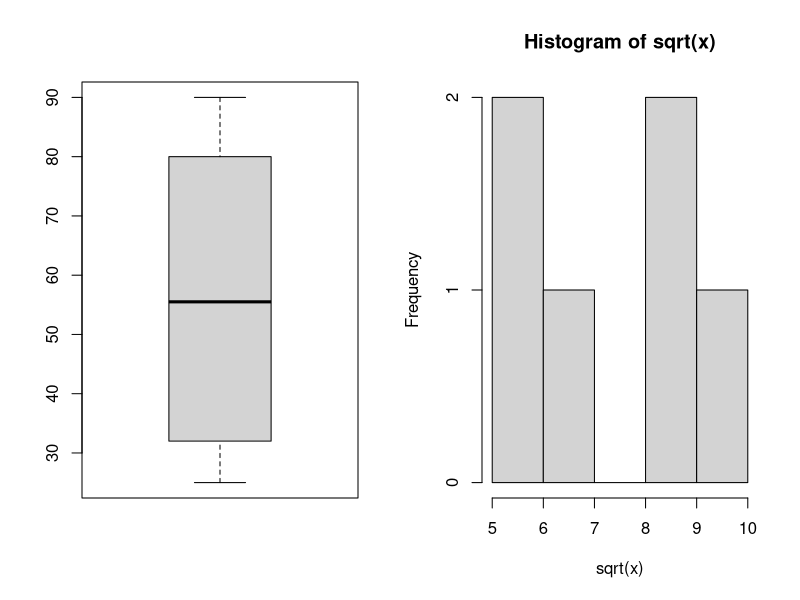
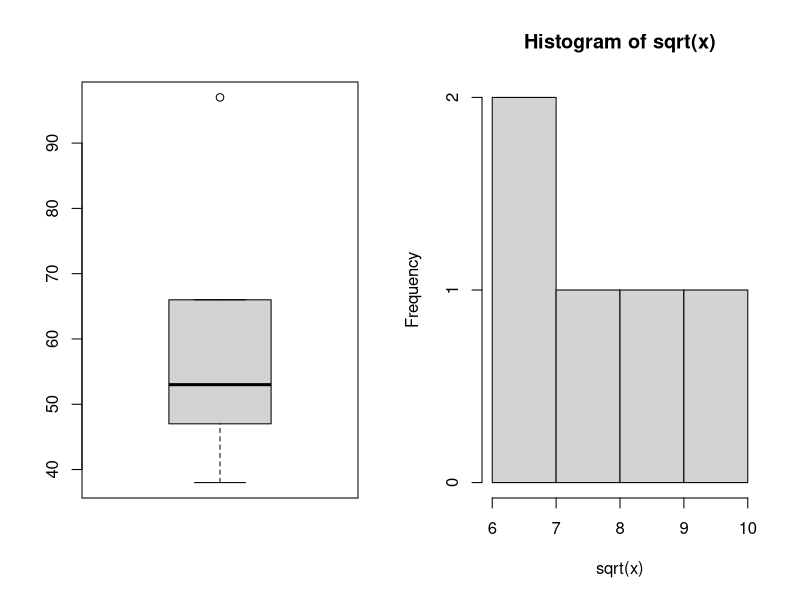
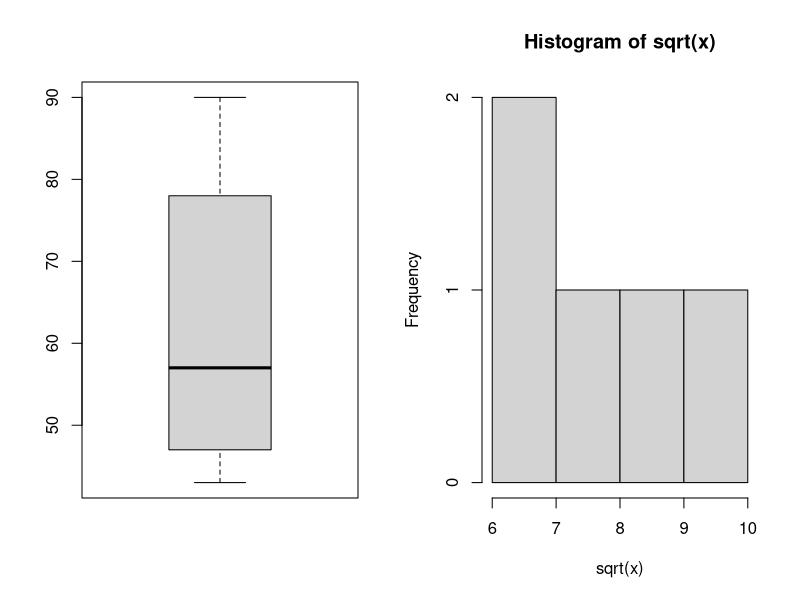
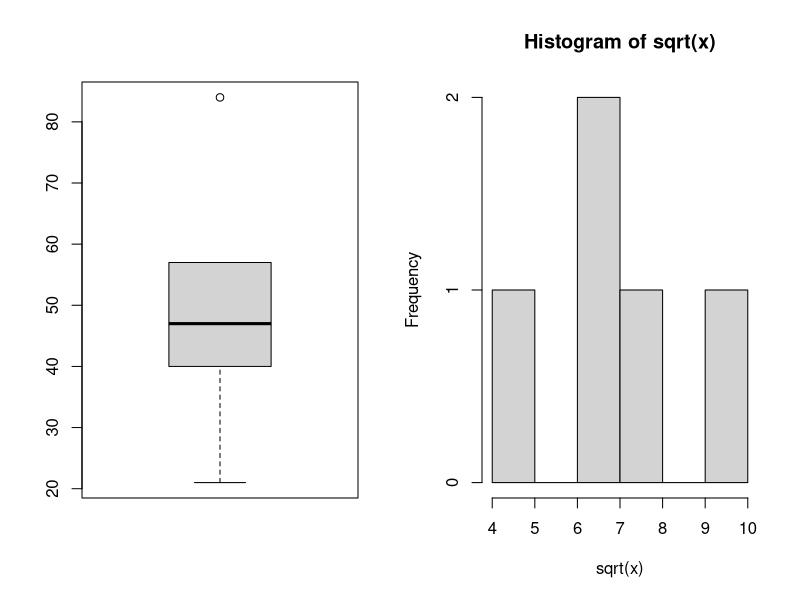

Reproduce these figures in R, in order.
# File:     Solution-W6-William.Berry.R
# Custom R Functions

# PART 1: Convert From Fahrenheit to Celsius################
tempCelsius<-function(x) 
{C=5*(x-32)/9 
return(C)
} 

# Convert 0 F to C
current_datetime <- format(Sys.time(), "%Y-%m-%d %H:%M:%S")
print(current_datetime)
tempCelsius(0)

# Convert 32 F to C
current_datetime <- format(Sys.time(), "%Y-%m-%d %H:%M:%S")
print(current_datetime)
tempCelsius(32)

# Convert 120 F to C
current_datetime <- format(Sys.time(), "%Y-%m-%d %H:%M:%S")
print(current_datetime)
tempCelsius(120)

# Convert 220 F to C
current_datetime <- format(Sys.time(), "%Y-%m-%d %H:%M:%S")
print(current_datetime)
tempCelsius(220)


# PART 2: Return the Sum of 2 Squares#######################

sumSquares<-function(x,y)
{z=(x^2)+(y^2) 
return(z)
}

# Return 2^2 + 3^2##########################################
current_datetime <- format(Sys.time(), "%Y-%m-%d %H:%M:%S")
print(current_datetime)
sumSquares(2,3)

# Return 3^2 + 4^2##########################################
current_datetime <- format(Sys.time(), "%Y-%m-%d %H:%M:%S")
print(current_datetime)
sumSquares(3,4)

# Return 4^2 + 5^2##########################################
current_datetime <- format(Sys.time(), "%Y-%m-%d %H:%M:%S")
print(current_datetime)
sumSquares(4,5)

# Return 6^2 + 7^2##########################################
current_datetime <- format(Sys.time(), "%Y-%m-%d %H:%M:%S")
print(current_datetime)
sumSquares(6,7)



# PART 3: Multiple Custom Functions in R ####################
# Create a function named compStatistics with one univariate dataset paramater, x
compStatistics<-function(x) 
{a=mean(x) # compute the mean
  s=sd(x) # compute the standard deviation
  i=min(x) # compute the minimum
  n=max(x) # compute the maximum
  # return a list containing the values of a,s,i,n (the mean, SD, min, and max).
  return(list(a,s,i,n)) 
}

# Print Mean, SD, Min and Max for age1 list values##########
current_datetime <- format(Sys.time(), "%Y-%m-%d %H:%M:%S")
print(current_datetime)
age1<-c(80, 90, 25, 45, 32, 66)
compStatistics(age1)

# Print Mean, SD, Min and Max for age2 list values##########
current_datetime <- format(Sys.time(), "%Y-%m-%d %H:%M:%S")
print(current_datetime)
age2<-c(38, 53, 97, 66, 47)
compStatistics(age2)

# Print Mean, SD, Min and Max for age3 list values##########
current_datetime <- format(Sys.time(), "%Y-%m-%d %H:%M:%S")
print(current_datetime)
age3<-c(43, 78, 90, 47, 57)
compStatistics(age3)

# Print Mean, SD, Min and Max for age4 list values##########
current_datetime <- format(Sys.time(), "%Y-%m-%d %H:%M:%S")
print(current_datetime)
age4<-c(47, 21, 40, 57, 84)
compStatistics(age4)

# PART 4: Boxplot and Histogram in Custom Function##########

plots<-function(x)  # Create the plots function with x as a univariate dataset
{par(mfrow=c(1,2)) # Split the output in two parts
  boxplot(x) # Produce boxplot of the data
  hist(sqrt(x)) # Produce histogram of the square root of the data
}

# Boxplot and Histogram for age1 list
current_datetime <- format(Sys.time(), "%Y-%m-%d %H:%M:%S")
print(current_datetime)
plots(age1)

# Boxplot and Histogram for age2 list
current_datetime <- format(Sys.time(), "%Y-%m-%d %H:%M:%S")
print(current_datetime)
plots(age2)

# Boxplot and Histogram for age3 list
current_datetime <- format(Sys.time(), "%Y-%m-%d %H:%M:%S")
print(current_datetime)
plots(age3)

# Boxplot and Histogram for age4 list
current_datetime <- format(Sys.time(), "%Y-%m-%d %H:%M:%S")
print(current_datetime)
plots(age4)


# PART 5: Custom Function to return if a number is even or odd#
is_even <- function(x) {
  if (x %% 2 == 0) {
    result <- paste(x, "is even")
  } else {
    result <- paste(x, "is odd")
  }
  return(result)
}

# Verify if 1 is even or odd
current_datetime <- format(Sys.time(), "%Y-%m-%d %H:%M:%S")
print(current_datetime)
is_even(1)

# Verify if 10 is even or odd
current_datetime <- format(Sys.time(), "%Y-%m-%d %H:%M:%S")
print(current_datetime)
is_even(10)

# Verify if 332 is even or odd
current_datetime <- format(Sys.time(), "%Y-%m-%d %H:%M:%S")
print(current_datetime)
is_even(332)

# Verify if 687 is even or odd
current_datetime <- format(Sys.time(), "%Y-%m-%d %H:%M:%S")
print(current_datetime)
is_even(687)
